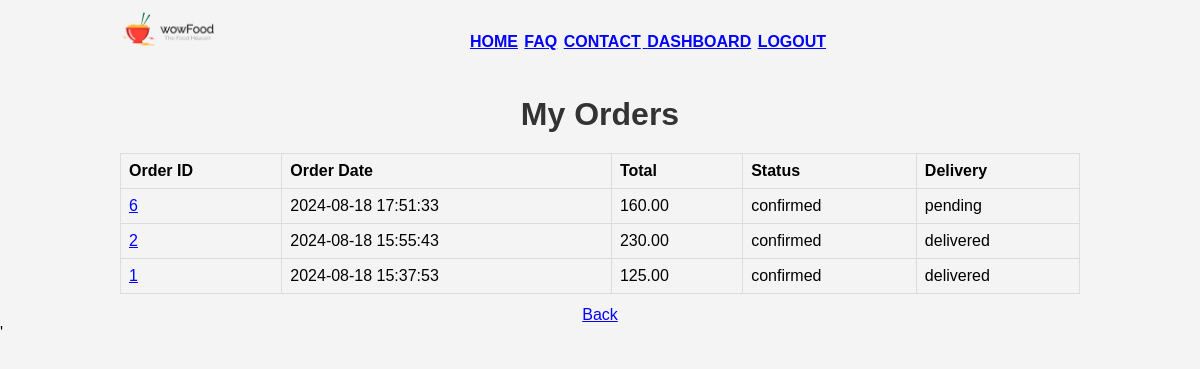
The page /customer_orders.php (signed in) on the database its author committed.
### tables this page shows
CREATE TABLE `orders` (
  `id` int(11) NOT NULL,
  `customer_id` int(11) DEFAULT NULL,
  `total_price` decimal(10,2) NOT NULL,
  `order_date` timestamp NOT NULL DEFAULT current_timestamp(),
  `kitchen_status` varchar(20) DEFAULT 'pending',
  `kitchen_confirmation_time` datetime DEFAULT NULL,
  `delivery_status` varchar(20) DEFAULT 'pending',
  `delivered_by` int(11) DEFAULT NULL,
  `delivery_time` timestamp NULL DEFAULT NULL
);

### customer_orders.php (the view, shortened to what this page needs)
<?php
include('conn.php');
$user_id = $_SESSION['customer_id'];
$query = "SELECT * FROM orders WHERE customer_id = ? ORDER BY order_date DESC";
$stmt = $conn->prepare($query);
$stmt->bind_param("i", $user_id);
$stmt->execute();
$result = $stmt->get_result();
?>
<!DOCTYPE html>
<html lang="en">
<head>
    <?php include('nav.php'); ?>
</head>
<body>
    <div class="container">
        <h1>My Orders</h1>
        <table>
            <thead>
                <tr>
                    <th>Order ID</th>
                    <th>Order Date</th>
                    <th>Total</th>
                    <th>Status</th>
                    <th>Delivery</th>
                </tr>
            </thead>
            <tbody>
                <?php if ($result->num_rows > 0): ?>
                    <?php while ($order = $result->fetch_assoc()): ?>
                        <tr>
                            <td><a href="order_details.php?order_id=<?php echo htmlspecialchars($order['id']); ?>"><?php echo htmlspecialchars($order['id']); ?></a></td>
                            <td><?php echo htmlspecialchars($order['order_date']); ?></td>
                            <td><?php echo htmlspecialchars($order['total_price']); ?></td>
                            <td><?php echo htmlspecialchars($order['kitchen_status']); ?></td>
                            <td><?php echo htmlspecialchars($order['delivery_status']); ?></td>
                        </tr>
                    <?php endwhile; ?>
                <?php else: ?>
                    <tr>
                        <td colspan="4">No orders found.</td>
                    </tr>
                <?php endif; ?>
            </tbody>
        </table>
    </div>
        <center><div>
                    <a href="dashboard.php">Back</a>
                </div>
        </center>'
</body>
</html>

### nav.php
<?php
echo'
    <meta charset="UTF-8">
    <meta name="viewport" content="width=device-width, initial-scale=1.0">
    <link rel="stylesheet" href="css/style.css">
    <link rel="stylesheet" href="css/custom.css">
        <div class="container">
            <div class="logo">
                <a href="index.php">
                    <img src="Images/logo.png" alt="Restaurant logo" class="img-responsive">
                </a>
            </div>
            <div class="menu text-right">
                <ul>
                    <li><a href="index.php">HOME</a></li>
                    <li><a href="faq.php">FAQ</a></li>
                    <li><a href="contact.php">CONTACT</a></li>';
                    if (!isset($_SESSION['customer_id'])) {
                        echo'<li><a href="login.php"> LOGIN</a></li>';
                        echo'<li><a href="register.php"> REGISTER</a></li>';
                    }else{
                        echo'<li><a href="dashboard.php"> DASHBOARD</a></li>
                        <li><a href="logout.php"> LOGOUT</a></li>';
                    }
               echo'</ul>
            </div>
            <div class="clearfix"></div>
        </div>';
    ?>

### css/style.css (style rules this page uses)
* { padding: 0 0; margin: 0 0; font-family: Arial, Helvetica, sans-serif; }
.container { width: 80%; margin: 0 auto; padding: 1%; }
.img-responsive { width: 100%; }
.text-right { text-align: right; }
a { color: #ffab8f; text-decoration: none; }
.logo { width: 10%; float: left; }
.menu { line-height: 60px; }
.menu ul { list-style: none; }
.menu ul li { display: inline; padding: 1px; font-weight: bold; }
h1 { text-align: center; margin-bottom: 20px; color: #333; }
body { font-family: Arial, sans-serif; background-color: #f4f4f4; margin: 0; padding: 0; }
.menu { display: flex; justify-content: center; gap: 20px; flex-wrap: wrap; }

### customer_orders.php (style rules this page uses)
body { font-family: Arial, sans-serif; }
.container { width: 80%; margin: 0 auto; }
table { width: 100%; border-collapse: collapse; margin-top: 20px; }
table, th, td { border: 1px solid #ddd; }
th, td { padding: 8px; text-align: left; }
th { background-color: #f4f4f4; }
a { color: blue; text-decoration: underline; }

### rows shown on the page
orders: id "6", order_date "2024-08-18 17:51:33", total_price "160.00", kitchen_status "confirmed", delivery_status "pending"
orders: id "2", order_date "2024-08-18 15:55:43", total_price "230.00", kitchen_status "confirmed", delivery_status "delivered"
orders: id "1", order_date "2024-08-18 15:37:53", total_price "125.00", kitchen_status "confirmed", delivery_status "delivered"
